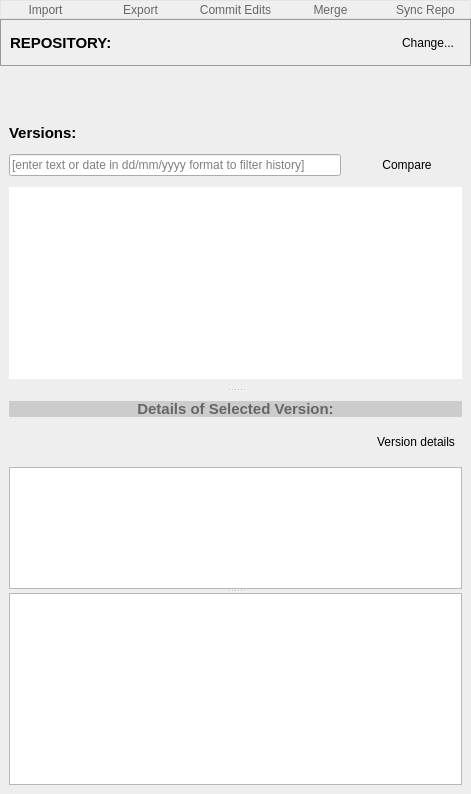
<?xml version="1.0" encoding="UTF-8"?>
<ui version="4.0">
 <class>GeoGigSimpleViewer</class>
 <widget class="QDockWidget" name="GeoGigSimpleViewer">
  <property name="geometry">
   <rect>
    <x>0</x>
    <y>0</y>
    <width>471</width>
    <height>794</height>
   </rect>
  </property>
  <property name="sizePolicy">
   <sizepolicy hsizetype="MinimumExpanding" vsizetype="Preferred">
    <horstretch>0</horstretch>
    <verstretch>0</verstretch>
   </sizepolicy>
  </property>
  <property name="acceptDrops">
   <bool>false</bool>
  </property>
  <property name="windowIcon">
   <iconset>
    <normaloff>resources/geogig-icon.png</normaloff>resources/geogig-icon.png</iconset>
  </property>
  <property name="toolTip">
   <string/>
  </property>
  <property name="autoFillBackground">
   <bool>false</bool>
  </property>
  <property name="styleSheet">
   <string notr="true">QDockWidget {
  color: white;
}
QDockWidget::title {
  font-size: 12px;
  font-weight: bold;
  color: #FFFFFF;
  text-align: left;
  padding-left: 10px;  
  background-color:  #28728D;

}
QDockWidget::close-button {
    subcontrol-position: top right;
    subcontrol-origin: margin;
    position: absolute;
    top: 0px; right: 2px; bottom: 0px;
    width: 20px;
}
QDockWidget::float-button {
   subcontrol-position: top right;
    subcontrol-origin: margin;
    position: absolute;
    top: 0px; right: 28px; bottom: 0px;
    width: 20px;
}

#toolbarFrame {
border: none;
background: qlineargradient(x1: 0, y1: 0, x2: 0, y2: 1,
stop: 0 #a6a6a6, stop: 0.08 #7f7f7f,
stop: 0.39999 #717171, stop: 0.4 #626262,
stop: 0.9 #4c4c4c, stop: 1 #333333);
}</string>
  </property>
  <property name="floating">
   <bool>false</bool>
  </property>
  <property name="features">
   <set>QDockWidget::AllDockWidgetFeatures</set>
  </property>
  <property name="windowTitle">
   <string>Repository explorer</string>
  </property>
  <widget class="QWidget" name="dockWidgetContents">
   <layout class="QVBoxLayout" name="verticalLayout_5">
    <property name="spacing">
     <number>0</number>
    </property>
    <property name="margin">
     <number>0</number>
    </property>
    <item>
     <widget class="QFrame" name="toolbarFrame">
      <property name="sizePolicy">
       <sizepolicy hsizetype="Expanding" vsizetype="Minimum">
        <horstretch>0</horstretch>
        <verstretch>0</verstretch>
       </sizepolicy>
      </property>
      <property name="maximumSize">
       <size>
        <width>16777215</width>
        <height>50</height>
       </size>
      </property>
      <property name="styleSheet">
       <string notr="true">#toolbarFrame {
border: 1px solid #e5e5e5;
background: qlineargradient(x1: 0, y1: 0, x2: 0, y2: 1,
stop: 0 #ffffff, stop: 0.08 #ffffff,
stop: 0.39999 #f6f6f6, stop: 0.4 #f6f6f6,
stop: 0.9 #e5e5e5, stop: 1 #e5e5e5);
}

</string>
      </property>
      <property name="frameShape">
       <enum>QFrame::StyledPanel</enum>
      </property>
      <property name="frameShadow">
       <enum>QFrame::Raised</enum>
      </property>
      <layout class="QHBoxLayout" name="horizontalLayout">
       <property name="margin">
        <number>0</number>
       </property>
       <item>
        <widget class="QToolButton" name="importButton">
         <property name="maximumSize">
          <size>
           <width>130</width>
           <height>16777215</height>
          </size>
         </property>
         <property name="toolTip">
          <string>Import or export data to other formats</string>
         </property>
         <property name="styleSheet">
          <string notr="true">#importButton {
border: 0;
color: #666;
}

#importExportButton:pressed {
background: qlineargradient(x1: 1, y1: 0, x2: 1, y2: 2, stop: 0 #ffffff, stop: 0.08 #f6f6f6,
stop: 0.9 #eeeeee, stop: 0.4 #d6d6d6,
stop: 0.9 #aaaaaa, stop: 1 #999999);
border-left: 1px solid #ccc;
border-right: 1px solid #ccc;
color: #333;
}
</string>
         </property>
         <property name="text">
          <string>Import</string>
         </property>
         <property name="icon">
          <iconset resource="resources/geogigclient_resources.qrc">
           <normaloff>:/icon/push-repo.png</normaloff>:/icon/push-repo.png</iconset>
         </property>
         <property name="iconSize">
          <size>
           <width>60</width>
           <height>24</height>
          </size>
         </property>
         <property name="autoRepeatDelay">
          <number>3000</number>
         </property>
         <property name="autoRepeatInterval">
          <number>3000</number>
         </property>
         <property name="toolButtonStyle">
          <enum>Qt::ToolButtonTextUnderIcon</enum>
         </property>
         <property name="autoRaise">
          <bool>false</bool>
         </property>
        </widget>
       </item>
       <item>
        <widget class="QToolButton" name="exportButton">
         <property name="sizePolicy">
          <sizepolicy hsizetype="Minimum" vsizetype="Fixed">
           <horstretch>0</horstretch>
           <verstretch>0</verstretch>
          </sizepolicy>
         </property>
         <property name="maximumSize">
          <size>
           <width>130</width>
           <height>16777215</height>
          </size>
         </property>
         <property name="toolTip">
          <string>Commit recent changes to this repo</string>
         </property>
         <property name="autoFillBackground">
          <bool>false</bool>
         </property>
         <property name="styleSheet">
          <string notr="true">#exportButton {
border: none;
color: #666;
}

#commitRepoButton:pressed {
background: qlineargradient(x1: 1, y1: 0, x2: 1, y2: 2, stop: 0 #ffffff, stop: 0.08 #f6f6f6,
stop: 0.9 #eeeeee, stop: 0.4 #d6d6d6,
stop: 0.9 #aaaaaa, stop: 1 #999999);
border-left: 1px solid #ccc;
color: #333;
}
</string>
         </property>
         <property name="text">
          <string>Export</string>
         </property>
         <property name="icon">
          <iconset resource="resources/geogigclient_resources.qrc">
           <normaloff>:/icon/pull-repo.png</normaloff>:/icon/pull-repo.png</iconset>
         </property>
         <property name="iconSize">
          <size>
           <width>60</width>
           <height>24</height>
          </size>
         </property>
         <property name="toolButtonStyle">
          <enum>Qt::ToolButtonTextUnderIcon</enum>
         </property>
         <property name="autoRaise">
          <bool>true</bool>
         </property>
        </widget>
       </item>
       <item>
        <widget class="QToolButton" name="commitRepoButton">
         <property name="sizePolicy">
          <sizepolicy hsizetype="Minimum" vsizetype="Fixed">
           <horstretch>0</horstretch>
           <verstretch>0</verstretch>
          </sizepolicy>
         </property>
         <property name="maximumSize">
          <size>
           <width>130</width>
           <height>16777215</height>
          </size>
         </property>
         <property name="toolTip">
          <string>Commit recent changes to this repo</string>
         </property>
         <property name="autoFillBackground">
          <bool>false</bool>
         </property>
         <property name="styleSheet">
          <string notr="true">#commitRepoButton {
border: none;
color: #666;
}

#commitRepoButton:pressed {
background: qlineargradient(x1: 1, y1: 0, x2: 1, y2: 2, stop: 0 #ffffff, stop: 0.08 #f6f6f6,
stop: 0.9 #eeeeee, stop: 0.4 #d6d6d6,
stop: 0.9 #aaaaaa, stop: 1 #999999);
border-left: 1px solid #ccc;
color: #333;
}
</string>
         </property>
         <property name="text">
          <string>Commit Edits</string>
         </property>
         <property name="icon">
          <iconset resource="resources/geogigclient_resources.qrc">
           <normaloff>:/icon/commit-repo.png</normaloff>:/icon/commit-repo.png</iconset>
         </property>
         <property name="iconSize">
          <size>
           <width>60</width>
           <height>24</height>
          </size>
         </property>
         <property name="toolButtonStyle">
          <enum>Qt::ToolButtonTextUnderIcon</enum>
         </property>
         <property name="autoRaise">
          <bool>true</bool>
         </property>
        </widget>
       </item>
       <item>
        <widget class="QToolButton" name="mergeButton">
         <property name="maximumSize">
          <size>
           <width>130</width>
           <height>16777215</height>
          </size>
         </property>
         <property name="styleSheet">
          <string notr="true">#mergeButton {
border: none;
color: #666;
}

#commitRepoButton:pressed {
background: qlineargradient(x1: 1, y1: 0, x2: 1, y2: 2, stop: 0 #ffffff, stop: 0.08 #f6f6f6,
stop: 0.9 #eeeeee, stop: 0.4 #d6d6d6,
stop: 0.9 #aaaaaa, stop: 1 #999999);
border-left: 1px solid #ccc;
color: #333;
}
</string>
         </property>
         <property name="text">
          <string>Merge</string>
         </property>
         <property name="icon">
          <iconset resource="resources/geogigclient_resources.qrc">
           <normaloff>:/icon/merge-24.png</normaloff>:/icon/merge-24.png</iconset>
         </property>
         <property name="iconSize">
          <size>
           <width>60</width>
           <height>24</height>
          </size>
         </property>
         <property name="toolButtonStyle">
          <enum>Qt::ToolButtonTextUnderIcon</enum>
         </property>
         <property name="autoRaise">
          <bool>true</bool>
         </property>
        </widget>
       </item>
       <item>
        <widget class="QToolButton" name="syncRepoButton">
         <property name="sizePolicy">
          <sizepolicy hsizetype="Minimum" vsizetype="Fixed">
           <horstretch>0</horstretch>
           <verstretch>0</verstretch>
          </sizepolicy>
         </property>
         <property name="maximumSize">
          <size>
           <width>130</width>
           <height>16777215</height>
          </size>
         </property>
         <property name="toolTip">
          <string>Synchronize selected repo</string>
         </property>
         <property name="autoFillBackground">
          <bool>false</bool>
         </property>
         <property name="styleSheet">
          <string notr="true">#syncRepoButton {
border: none;
color: #666;
}

#syncRepoButton:pressed {
background: qlineargradient(x1: 1, y1: 0, x2: 1, y2: 2, stop: 0 #ffffff, stop: 0.08 #f6f6f6,
stop: 0.9 #eeeeee, stop: 0.4 #d6d6d6,
stop: 0.9 #aaaaaa, stop: 1 #999999);
border-left: 1px solid #ccc;
border-right: 1px solid #ccc;
color: #333;
}


</string>
         </property>
         <property name="text">
          <string>Sync Repo</string>
         </property>
         <property name="icon">
          <iconset resource="resources/geogigclient_resources.qrc">
           <normaloff>:/icon/sync-repo.png</normaloff>:/icon/sync-repo.png</iconset>
         </property>
         <property name="iconSize">
          <size>
           <width>60</width>
           <height>24</height>
          </size>
         </property>
         <property name="toolButtonStyle">
          <enum>Qt::ToolButtonTextUnderIcon</enum>
         </property>
         <property name="autoRaise">
          <bool>true</bool>
         </property>
        </widget>
       </item>
      </layout>
     </widget>
    </item>
    <item>
     <widget class="QSplitter" name="splitter">
      <property name="orientation">
       <enum>Qt::Vertical</enum>
      </property>
      <widget class="QWidget" name="layoutWidget">
       <layout class="QVBoxLayout" name="verticalLayout_3">
        <property name="spacing">
         <number>0</number>
        </property>
        <item>
         <widget class="QFrame" name="selectRepoFrame">
          <property name="minimumSize">
           <size>
            <width>0</width>
            <height>47</height>
           </size>
          </property>
          <property name="styleSheet">
           <string notr="true">#selectRepoFrame {
 border: 1px solid #999999;
 background: qlineargradient(x1: 0, y1: 0, x2: 0, y2: 1,
stop: 0 #606c88, stop: 0.08 #606c88,
stop: 0.9 #3f4c6b, stop: 1 #3f4c6b);

}</string>
          </property>
          <property name="frameShape">
           <enum>QFrame::StyledPanel</enum>
          </property>
          <property name="frameShadow">
           <enum>QFrame::Plain</enum>
          </property>
          <layout class="QHBoxLayout" name="horizontalLayout_5">
           <item>
            <widget class="QLabel" name="repoNameLabel">
             <property name="sizePolicy">
              <sizepolicy hsizetype="Minimum" vsizetype="Preferred">
               <horstretch>0</horstretch>
               <verstretch>0</verstretch>
              </sizepolicy>
             </property>
             <property name="font">
              <font>
               <pointsize>11</pointsize>
               <weight>75</weight>
               <bold>true</bold>
              </font>
             </property>
             <property name="autoFillBackground">
              <bool>false</bool>
             </property>
             <property name="styleSheet">
              <string notr="true">#selectRepoFrameLabel {
	color: #fff;
 border-bottom: 1px #666;
}</string>
             </property>
             <property name="text">
              <string>REPOSITORY:</string>
             </property>
             <property name="alignment">
              <set>Qt::AlignLeading|Qt::AlignLeft|Qt::AlignVCenter</set>
             </property>
            </widget>
           </item>
           <item>
            <widget class="QToolButton" name="changeRepoButton">
             <property name="text">
              <string>Change...</string>
             </property>
             <property name="toolButtonStyle">
              <enum>Qt::ToolButtonTextOnly</enum>
             </property>
             <property name="autoRaise">
              <bool>true</bool>
             </property>
            </widget>
           </item>
          </layout>
         </widget>
        </item>
        <item>
         <widget class="QFrame" name="repoDetailsFrame">
          <property name="sizePolicy">
           <sizepolicy hsizetype="Preferred" vsizetype="Minimum">
            <horstretch>0</horstretch>
            <verstretch>0</verstretch>
           </sizepolicy>
          </property>
          <property name="styleSheet">
           <string notr="true">#repoDetailsFrame {
  background-color: #eeeeee;
  border: 0;
}</string>
          </property>
          <property name="frameShape">
           <enum>QFrame::StyledPanel</enum>
          </property>
          <property name="frameShadow">
           <enum>QFrame::Plain</enum>
          </property>
          <layout class="QVBoxLayout" name="verticalLayout">
           <item>
            <layout class="QHBoxLayout" name="horizontalLayout_6">
             <item>
              <widget class="QLabel" name="repoTitle">
               <property name="sizePolicy">
                <sizepolicy hsizetype="Preferred" vsizetype="Minimum">
                 <horstretch>0</horstretch>
                 <verstretch>0</verstretch>
                </sizepolicy>
               </property>
               <property name="font">
                <font>
                 <pointsize>14</pointsize>
                 <weight>75</weight>
                 <bold>true</bold>
                </font>
               </property>
               <property name="text">
                <string/>
               </property>
              </widget>
             </item>
             <item>
              <spacer name="horizontalSpacer_3">
               <property name="orientation">
                <enum>Qt::Horizontal</enum>
               </property>
               <property name="sizeHint" stdset="0">
                <size>
                 <width>40</width>
                 <height>20</height>
                </size>
               </property>
              </spacer>
             </item>
             <item>
              <widget class="QLabel" name="syncLabel">
               <property name="sizePolicy">
                <sizepolicy hsizetype="Preferred" vsizetype="Minimum">
                 <horstretch>0</horstretch>
                 <verstretch>0</verstretch>
                </sizepolicy>
               </property>
               <property name="font">
                <font>
                 <pointsize>11</pointsize>
                </font>
               </property>
               <property name="styleSheet">
                <string notr="true"/>
               </property>
               <property name="text">
                <string/>
               </property>
              </widget>
             </item>
            </layout>
           </item>
           <item>
            <widget class="QLabel" name="repoStatusLabel">
             <property name="styleSheet">
              <string notr="true">color:rgb(255, 85, 0)</string>
             </property>
             <property name="text">
              <string/>
             </property>
            </widget>
           </item>
           <item>
            <layout class="QHBoxLayout" name="horizontalLayout_8">
             <item>
              <widget class="QLabel" name="commitCountLabel">
               <property name="sizePolicy">
                <sizepolicy hsizetype="Preferred" vsizetype="Minimum">
                 <horstretch>0</horstretch>
                 <verstretch>0</verstretch>
                </sizepolicy>
               </property>
               <property name="maximumSize">
                <size>
                 <width>16777215</width>
                 <height>30</height>
                </size>
               </property>
               <property name="font">
                <font>
                 <pointsize>11</pointsize>
                 <weight>75</weight>
                 <bold>true</bold>
                </font>
               </property>
               <property name="styleSheet">
                <string notr="true">#repoHistoryFrameLabel {
	color: #666666;
}</string>
               </property>
               <property name="text">
                <string>Versions:</string>
               </property>
              </widget>
             </item>
             <item>
              <spacer name="horizontalSpacer">
               <property name="orientation">
                <enum>Qt::Horizontal</enum>
               </property>
               <property name="sizeHint" stdset="0">
                <size>
                 <width>40</width>
                 <height>20</height>
                </size>
               </property>
              </spacer>
             </item>
             <item>
              <widget class="QLabel" name="branchLabel">
               <property name="text">
                <string/>
               </property>
              </widget>
             </item>
            </layout>
           </item>
           <item>
            <layout class="QHBoxLayout" name="horizontalLayout_2">
             <property name="sizeConstraint">
              <enum>QLayout::SetDefaultConstraint</enum>
             </property>
             <item>
              <widget class="QLineEdit" name="commitsFilterBox">
               <property name="placeholderText">
                <string>[enter text or date in dd/mm/yyyy format to filter history]</string>
               </property>
              </widget>
             </item>
             <item>
              <spacer name="horizontalSpacer_5">
               <property name="orientation">
                <enum>Qt::Horizontal</enum>
               </property>
               <property name="sizeType">
                <enum>QSizePolicy::Fixed</enum>
               </property>
               <property name="sizeHint" stdset="0">
                <size>
                 <width>5</width>
                 <height>20</height>
                </size>
               </property>
              </spacer>
             </item>
             <item>
              <widget class="QToolButton" name="diffSelectedButton">
               <property name="sizePolicy">
                <sizepolicy hsizetype="Preferred" vsizetype="Fixed">
                 <horstretch>0</horstretch>
                 <verstretch>0</verstretch>
                </sizepolicy>
               </property>
               <property name="minimumSize">
                <size>
                 <width>110</width>
                 <height>32</height>
                </size>
               </property>
               <property name="maximumSize">
                <size>
                 <width>16777215</width>
                 <height>100</height>
                </size>
               </property>
               <property name="toolTip">
                <string>Select 1 version to compare with parent, 2 to compare between them.</string>
               </property>
               <property name="layoutDirection">
                <enum>Qt::LeftToRight</enum>
               </property>
               <property name="styleSheet">
                <string notr="true"/>
               </property>
               <property name="text">
                <string>Compare</string>
               </property>
               <property name="icon">
                <iconset resource="resources/geogigclient_resources.qrc">
                 <normaloff>:/icon/diff-selected.png</normaloff>:/icon/diff-selected.png</iconset>
               </property>
               <property name="iconSize">
                <size>
                 <width>24</width>
                 <height>24</height>
                </size>
               </property>
               <property name="toolButtonStyle">
                <enum>Qt::ToolButtonTextBesideIcon</enum>
               </property>
               <property name="autoRaise">
                <bool>true</bool>
               </property>
              </widget>
             </item>
            </layout>
           </item>
           <item>
            <widget class="QListWidget" name="commitsList">
             <property name="sizePolicy">
              <sizepolicy hsizetype="Expanding" vsizetype="Expanding">
               <horstretch>0</horstretch>
               <verstretch>0</verstretch>
              </sizepolicy>
             </property>
             <property name="minimumSize">
              <size>
               <width>0</width>
               <height>0</height>
              </size>
             </property>
             <property name="contextMenuPolicy">
              <enum>Qt::CustomContextMenu</enum>
             </property>
             <property name="frameShape">
              <enum>QFrame::NoFrame</enum>
             </property>
             <property name="alternatingRowColors">
              <bool>true</bool>
             </property>
             <property name="selectionMode">
              <enum>QAbstractItemView::ExtendedSelection</enum>
             </property>
             <property name="selectionBehavior">
              <enum>QAbstractItemView::SelectRows</enum>
             </property>
             <property name="resizeMode">
              <enum>QListView::Adjust</enum>
             </property>
            </widget>
           </item>
          </layout>
         </widget>
        </item>
       </layout>
      </widget>
      <widget class="QFrame" name="commitHistoryFrame">
       <property name="sizePolicy">
        <sizepolicy hsizetype="Preferred" vsizetype="Maximum">
         <horstretch>0</horstretch>
         <verstretch>0</verstretch>
        </sizepolicy>
       </property>
       <property name="styleSheet">
        <string notr="true">#commitHistoryFrame {
  background-color: #eeeeee;
 border: 0;
}</string>
       </property>
       <property name="frameShape">
        <enum>QFrame::StyledPanel</enum>
       </property>
       <property name="frameShadow">
        <enum>QFrame::Plain</enum>
       </property>
       <layout class="QVBoxLayout" name="verticalLayout_4">
        <item>
         <widget class="QSplitter" name="splitter_2">
          <property name="orientation">
           <enum>Qt::Vertical</enum>
          </property>
          <widget class="QWidget" name="layoutWidget">
           <layout class="QVBoxLayout" name="verticalLayout_2">
            <property name="spacing">
             <number>0</number>
            </property>
            <item>
             <widget class="QLabel" name="commitHistoryFrameLabel">
              <property name="sizePolicy">
               <sizepolicy hsizetype="Preferred" vsizetype="Minimum">
                <horstretch>0</horstretch>
                <verstretch>0</verstretch>
               </sizepolicy>
              </property>
              <property name="minimumSize">
               <size>
                <width>0</width>
                <height>16</height>
               </size>
              </property>
              <property name="maximumSize">
               <size>
                <width>16777215</width>
                <height>30</height>
               </size>
              </property>
              <property name="font">
               <font>
                <pointsize>11</pointsize>
                <weight>75</weight>
                <bold>true</bold>
               </font>
              </property>
              <property name="styleSheet">
               <string notr="true">#commitHistoryFrameLabel {
	color: #666666;
    background: #ccc;
}</string>
              </property>
              <property name="text">
               <string>Details of Selected Version:</string>
              </property>
              <property name="alignment">
               <set>Qt::AlignCenter</set>
              </property>
             </widget>
            </item>
            <item>
             <layout class="QHBoxLayout" name="horizontalLayout_3">
              <item>
               <widget class="QLabel" name="commitDetailText">
                <property name="sizePolicy">
                 <sizepolicy hsizetype="MinimumExpanding" vsizetype="MinimumExpanding">
                  <horstretch>0</horstretch>
                  <verstretch>0</verstretch>
                 </sizepolicy>
                </property>
                <property name="minimumSize">
                 <size>
                  <width>0</width>
                  <height>50</height>
                 </size>
                </property>
                <property name="maximumSize">
                 <size>
                  <width>16777215</width>
                  <height>16777215</height>
                 </size>
                </property>
                <property name="text">
                 <string/>
                </property>
               </widget>
              </item>
              <item>
               <widget class="QToolButton" name="commitDiffButton">
                <property name="minimumSize">
                 <size>
                  <width>0</width>
                  <height>32</height>
                 </size>
                </property>
                <property name="maximumSize">
                 <size>
                  <width>16777215</width>
                  <height>32</height>
                 </size>
                </property>
                <property name="text">
                 <string>Version details</string>
                </property>
                <property name="icon">
                 <iconset resource="resources/geogigclient_resources.qrc">
                  <normaloff>:/icon/diff-details.png</normaloff>:/icon/diff-details.png</iconset>
                </property>
                <property name="iconSize">
                 <size>
                  <width>32</width>
                  <height>32</height>
                 </size>
                </property>
                <property name="toolButtonStyle">
                 <enum>Qt::ToolButtonTextBesideIcon</enum>
                </property>
                <property name="autoRaise">
                 <bool>true</bool>
                </property>
               </widget>
              </item>
             </layout>
            </item>
            <item>
             <widget class="QTextBrowser" name="commitMessageText">
              <property name="font">
               <font>
                <family>Courier</family>
               </font>
              </property>
              <property name="horizontalScrollBarPolicy">
               <enum>Qt::ScrollBarAlwaysOff</enum>
              </property>
              <property name="readOnly">
               <bool>true</bool>
              </property>
             </widget>
            </item>
           </layout>
          </widget>
          <widget class="QListWidget" name="treeList">
           <property name="sizePolicy">
            <sizepolicy hsizetype="MinimumExpanding" vsizetype="MinimumExpanding">
             <horstretch>0</horstretch>
             <verstretch>0</verstretch>
            </sizepolicy>
           </property>
           <property name="maximumSize">
            <size>
             <width>16777215</width>
             <height>16777215</height>
            </size>
           </property>
          </widget>
         </widget>
        </item>
       </layout>
      </widget>
     </widget>
    </item>
   </layout>
  </widget>
 </widget>
 <resources>
  <include location="resources/geogigclient_resources.qrc"/>
 </resources>
 <connections/>
</ui>
